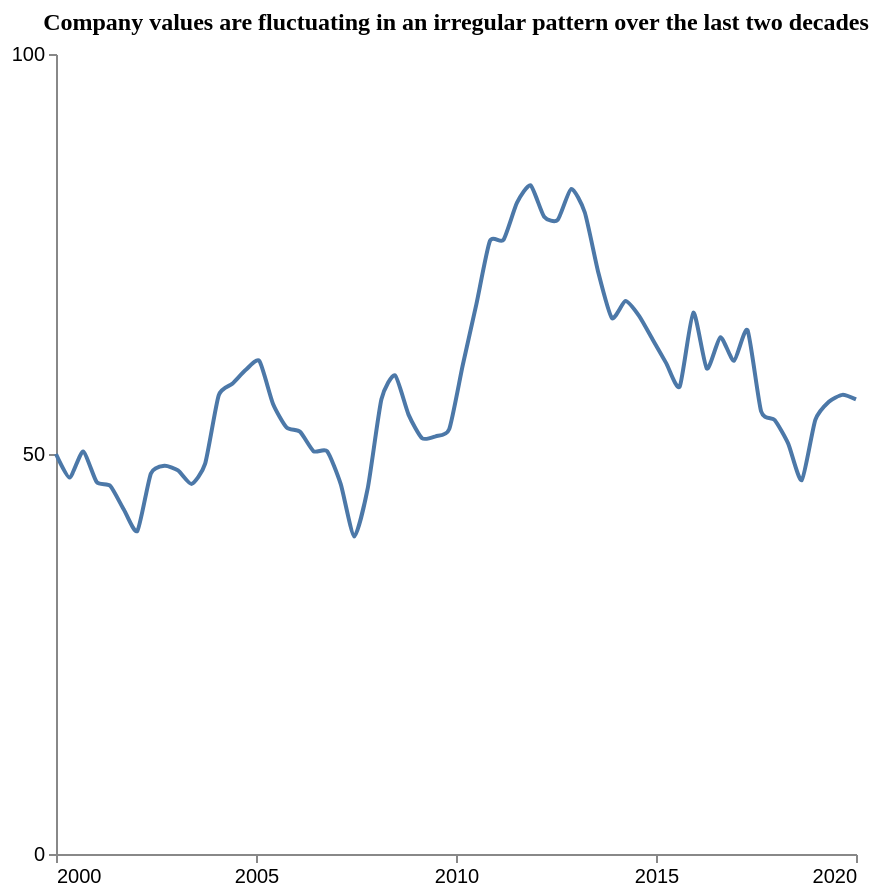

The specification (Vega-Lite) saved for this image:
### Vega-Lite specification from a JSON file in a GitHub repository (floating-point values rounded to 4 significant figures)
{"$schema": "https://vega.github.io/schema/vega-lite/v5.json", "description": "Pattern: Irregular", "data": {"values": [{"X": 2000.0, "Y": 50.0}, {"X": 2000.0, "Y": 47.05}, {"X": 2001.0, "Y": 50.3}, {"X": 2001.0, "Y": 46.49}, {"X": 2001.0, "Y": 46.02}, {"X": 2002.0, "Y": 43.07}, {"X": 2002.0, "Y": 40.38}, {"X": 2002.0, "Y": 47.56}, {"X": 2003.0, "Y": 48.54}, {"X": 2003.0, "Y": 47.94}, {"X": 2003.0, "Y": 46.26}, {"X": 2004.0, "Y": 48.79}, {"X": 2004.0, "Y": 57.32}, {"X": 2004.0, "Y": 58.78}, {"X": 2005.0, "Y": 60.52}, {"X": 2005.0, "Y": 61.62}, {"X": 2005.0, "Y": 56.29}, {"X": 2006.0, "Y": 53.34}, {"X": 2006.0, "Y": 52.78}, {"X": 2006.0, "Y": 50.34}, {"X": 2007.0, "Y": 50.34}, {"X": 2007.0, "Y": 46.22}, {"X": 2007.0, "Y": 39.68}, {"X": 2008.0, "Y": 45.8}, {"X": 2008.0, "Y": 56.84}, {"X": 2008.0, "Y": 59.84}, {"X": 2009.0, "Y": 54.92}, {"X": 2009.0, "Y": 51.97}, {"X": 2009.0, "Y": 52.21}, {"X": 2010.0, "Y": 53.11}, {"X": 2010.0, "Y": 61.13}, {"X": 2011.0, "Y": 68.71}, {"X": 2011.0, "Y": 76.62}, {"X": 2011.0, "Y": 76.77}, {"X": 2012.0, "Y": 81.42}, {"X": 2012.0, "Y": 83.58}, {"X": 2012.0, "Y": 79.66}, {"X": 2013.0, "Y": 79.26}, {"X": 2013.0, "Y": 83.14}, {"X": 2013.0, "Y": 80.19}, {"X": 2014.0, "Y": 72.66}, {"X": 2014.0, "Y": 66.99}, {"X": 2014.0, "Y": 69.12}, {"X": 2015.0, "Y": 67.26}, {"X": 2015.0, "Y": 64.31}, {"X": 2015.0, "Y": 61.36}, {"X": 2016.0, "Y": 58.44}, {"X": 2016.0, "Y": 67.67}, {"X": 2016.0, "Y": 60.68}, {"X": 2017.0, "Y": 64.6}, {"X": 2017.0, "Y": 61.65}, {"X": 2017.0, "Y": 65.47}, {"X": 2018.0, "Y": 55.34}, {"X": 2018.0, "Y": 54.25}, {"X": 2018.0, "Y": 51.3}, {"X": 2019.0, "Y": 46.73}, {"X": 2019.0, "Y": 54.26}, {"X": 2019.0, "Y": 56.54}, {"X": 2020.0, "Y": 57.39}, {"X": 2020.0, "Y": 56.82}]}, "mark": {"type": "line", "interpolate": "cardinal", "tension": 0.4}, "encoding": {"x": {"field": "X", "type": "quantitative", "title": "", "axis": {"grid": false, "format": "d", "values": [2000, 2005, 2010, 2015, 2020], "tickSize": 4}, "scale": {"domain": [2000, 2020]}}, "y": {"field": "Y", "type": "quantitative", "title": "", "axis": {"grid": false, "format": "d", "values": [0, 50, 100], "tickSize": 4, "tickOpacity": 1}, "scale": {"domain": [0, 100]}}}, "title": {"text": "Company values are fluctuating in an irregular pattern over the last two decades", "anchor": "middle", "font": "Tahoma", "fontSize": 12}, "config": {"lineBreak": "^", "view": {"stroke": null}}, "height": 400, "width": 400, "autosize": "pad"}
